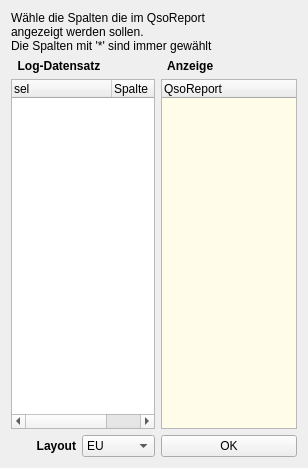
<?xml version="1.0" encoding="UTF-8"?>
<ui version="4.0">
 <class>reportLayout</class>
 <widget class="QDialog" name="reportLayout">
  <property name="geometry">
   <rect>
    <x>0</x>
    <y>0</y>
    <width>308</width>
    <height>468</height>
   </rect>
  </property>
  <property name="focusPolicy">
   <enum>Qt::NoFocus</enum>
  </property>
  <property name="windowTitle">
   <string>Report Layout</string>
  </property>
  <layout class="QGridLayout">
   <item row="0" column="0" colspan="4">
    <widget class="QLabel" name="label">
     <property name="text">
      <string>Wähle die Spalten die im QsoReport
angezeigt werden sollen.
Die Spalten mit '*' sind immer gewählt</string>
     </property>
    </widget>
   </item>
   <item row="1" column="0" colspan="2">
    <widget class="QLabel" name="label_2">
     <property name="font">
      <font>
       <weight>75</weight>
       <bold>true</bold>
      </font>
     </property>
     <property name="text">
      <string>  Log-Datensatz</string>
     </property>
    </widget>
   </item>
   <item row="1" column="2" colspan="2">
    <widget class="QLabel" name="label_3">
     <property name="font">
      <font>
       <weight>75</weight>
       <bold>true</bold>
      </font>
     </property>
     <property name="text">
      <string>  Anzeige </string>
     </property>
    </widget>
   </item>
   <item row="2" column="0" colspan="2">
    <widget class="QTreeWidget" name="dbList">
     <property name="focusPolicy">
      <enum>Qt::NoFocus</enum>
     </property>
     <property name="rootIsDecorated">
      <bool>false</bool>
     </property>
     <column>
      <property name="text">
       <string>sel</string>
      </property>
     </column>
     <column>
      <property name="text">
       <string>Spalte</string>
      </property>
     </column>
    </widget>
   </item>
   <item row="2" column="2" colspan="2">
    <widget class="QTreeWidget" name="layoutList">
     <property name="enabled">
      <bool>true</bool>
     </property>
     <property name="palette">
      <palette>
       <active>
        <colorrole role="Base">
         <brush brushstyle="SolidPattern">
          <color alpha="255">
           <red>255</red>
           <green>253</green>
           <blue>234</blue>
          </color>
         </brush>
        </colorrole>
       </active>
       <inactive>
        <colorrole role="Base">
         <brush brushstyle="SolidPattern">
          <color alpha="255">
           <red>255</red>
           <green>253</green>
           <blue>234</blue>
          </color>
         </brush>
        </colorrole>
       </inactive>
       <disabled>
        <colorrole role="Base">
         <brush brushstyle="SolidPattern">
          <color alpha="255">
           <red>255</red>
           <green>255</green>
           <blue>255</blue>
          </color>
         </brush>
        </colorrole>
       </disabled>
      </palette>
     </property>
     <property name="mouseTracking">
      <bool>true</bool>
     </property>
     <property name="focusPolicy">
      <enum>Qt::NoFocus</enum>
     </property>
     <property name="rootIsDecorated">
      <bool>false</bool>
     </property>
     <column>
      <property name="text">
       <string>QsoReport</string>
      </property>
     </column>
    </widget>
   </item>
   <item row="3" column="0">
    <widget class="QLabel" name="label_4">
     <property name="font">
      <font>
       <weight>75</weight>
       <bold>true</bold>
      </font>
     </property>
     <property name="text">
      <string>Layout</string>
     </property>
     <property name="alignment">
      <set>Qt::AlignRight|Qt::AlignTrailing|Qt::AlignVCenter</set>
     </property>
    </widget>
   </item>
   <item row="3" column="1">
    <widget class="QComboBox" name="BoxLayout">
     <property name="focusPolicy">
      <enum>Qt::NoFocus</enum>
     </property>
     <item>
      <property name="text">
       <string>EU</string>
      </property>
     </item>
     <item>
      <property name="text">
       <string>DX</string>
      </property>
     </item>
     <item>
      <property name="text">
       <string>QSL</string>
      </property>
     </item>
     <item>
      <property name="text">
       <string>Contest</string>
      </property>
     </item>
     <item>
      <property name="text">
       <string>Var</string>
      </property>
     </item>
    </widget>
   </item>
   <item row="3" column="2" colspan="2">
    <widget class="QPushButton" name="pushButtonOK">
     <property name="focusPolicy">
      <enum>Qt::NoFocus</enum>
     </property>
     <property name="text">
      <string>OK</string>
     </property>
    </widget>
   </item>
  </layout>
 </widget>
 <resources/>
 <connections/>
</ui>
